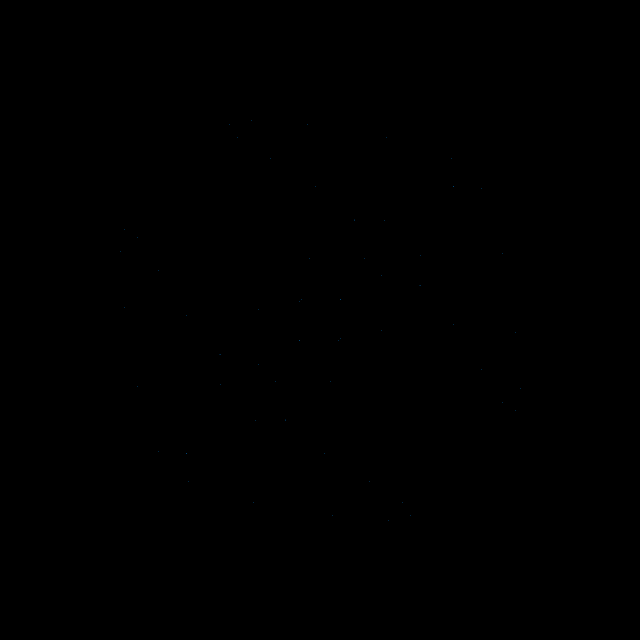
Frame 1 (no input)
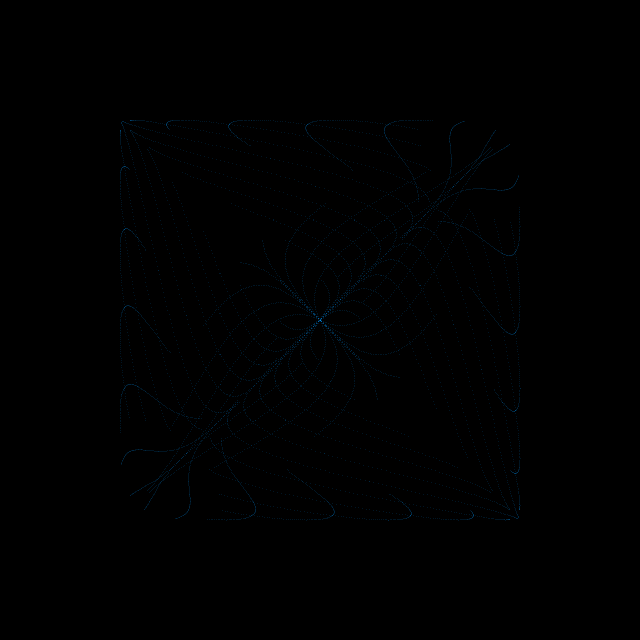
Frame 60 (the mouse pressed at the canvas centre just before this capture)
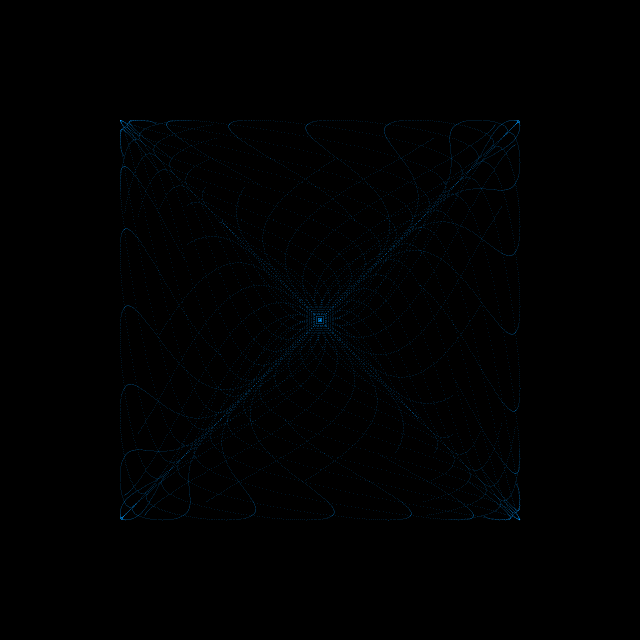
Frame 120 (the mouse held since frame 60 and released just before this capture)

The Processing sketch that drew these frames (run headless with seeded random() and noise(); from frame 60 on, the mouse is pressed at the canvas centre):

// Processing sketch: processing_162654
// ── processing_162654.pde

/* We set num to -270 so our points start outward, then go towards the middle, then spread out. */
float num = -270;

void setup(){
  size(640, 640);
  /* Set up the draw screen appearence. */
  background(0);
  stroke(0, 150, 255, 50);
}

void draw(){
  translate(width/2, height/2);
  //rotate(radians(num));
  for(int i = 0; i < 360; i+=12){
    /* We have see how x and y work before. However notice we multiply them by num. This makes the points spread out */
    float x = sin(radians(i+num)) * 200;
    float y = cos(radians(i+x-num)) * x;
    point(-x, y);
    point(-y, x);
    point(x, -y);
    point(y, -x);
  }
  /* End the animation. Also for more detail make the addition to "num" smaller like 0.2. */
  if(num < 270) num += 0.5;
}
